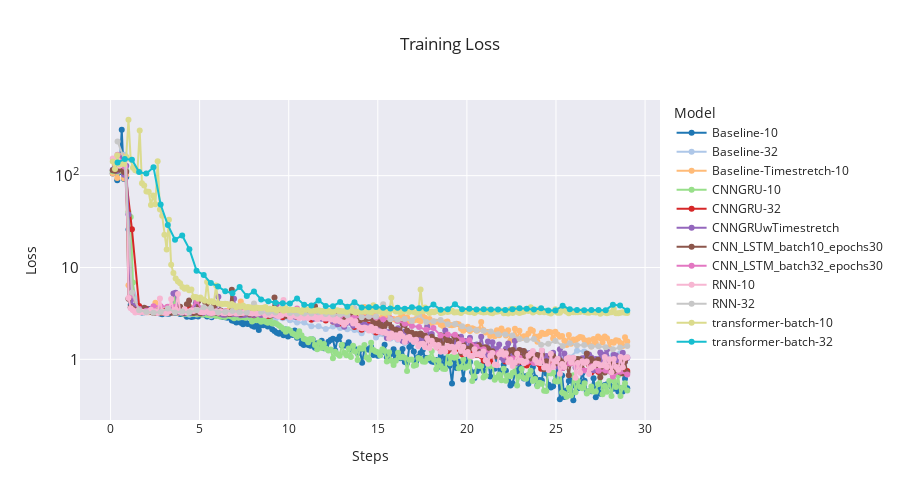

The code cell stored with this chart in its notebook:
### Code cell
import os
import plotly.graph_objects as go
from tensorboard.backend.event_processing import event_accumulator
import yaml
import re
import numpy as np

# root_dir = r"H:\My Drive\UCLA Winter 2025\ECE C247 Final Project\final-logs"
root_dir = r'/Users/emilytang/Library/CloudStorage/GoogleDrive-etangs@g.ucla.edu/My Drive/UCLA Winter 2025/ECE C247 Final Project/final-logs'

event_files = []
# Walk through the directory tree
for root, dirs, files in os.walk(root_dir):
    # Check if the directory contains 'lightning_logs'
    if 'lightning_logs' in dirs:
        lightning_log_dir = os.path.join(root, 'lightning_logs')

        # Walk through the 'lightning_logs' directory and get all event files
        for sub_root, sub_dirs, sub_files in os.walk(lightning_log_dir):
            for file in sub_files:
                # Filter event files (e.g., those that start with 'events.out.tfevents')
                if file.startswith('events.out.tfevents'):
                    event_files.append(os.path.join(sub_root, file))
event_files.sort()

import matplotlib.pyplot as plt
from pylab import *
colors = [matplotlib.colors.rgb2hex(c) for c in plt.cm.tab20(np.linspace(0,1,len(event_files)))]
fig = go.Figure()

yaml_files=[]
for c, log_dir in enumerate(event_files):
    rel_path = os.path.relpath(log_dir, root_dir)
    test_name = rel_path[:rel_path.find('/')]
    event_acc = event_accumulator.EventAccumulator(log_dir)
    event_acc.Reload()
    parent_directory = os.path.abspath(os.path.join(log_dir, '..', '..', '..', 'emg2qwerty.log'))

    with open(parent_directory, 'r') as file:
        content = file.read()
        yaml_content = "\n".join(re.findall(r"(?<=Config:)(.*?)(?=\[|\Z)", content, flags=re.DOTALL))
        log_dict = yaml.safe_load(yaml_content)
        train_transforms = '\n'.join([re.sub(r'\${(.*?)}', r'\1', item) for item in log_dict['transforms']['train']])
        batch_size = log_dict['batch_size']

    tags = event_acc.Tags()
    scalar_tags = tags.get("scalars", [])
    # try:
    if 'train/loss' in scalar_tags and 'val/CER' in scalar_tags:
        # Extract scalar data (replace 'loss' and 'accuracy' with the correct tag names if needed)
        losses = event_acc.Scalars('train/loss')  # Replace with your tag for loss
        val_CERs = event_acc.Scalars('val/CER')  # Replace with your tag for accuracy

        # Extract the x (step) and y (value) for plotting
        train_step = [event_acc.Scalars('epoch')[-1].value*e.step/losses[-1].step for e in losses]
        train_loss = [e.value for e in losses]

        epochs = event_acc.Scalars('epoch')
        val_CER = [e.value for e in val_CERs]
        epoch = [e.value for e in epochs]

        val_per_epoch = [val_CER[int(i)-1] for i in epoch]
        
        # Plot the loss curve
        fig.add_trace(
            go.Scatter(
                x=train_step,
                y=train_loss,
                mode='lines+markers',
                name=f'{test_name}',
                line=dict(color=colors[c]),
                hovertemplate=(
                    f'<b>{test_name}</b><br>'
                    'Epoch: %{x:i}<br>'
                    'train/loss: %{y}<br>'
                )
            )
        )
        yaml_files.append(yaml_content)
# Create layout with log scale for both y-axes
fig.update_layout(
    width=900,
    height=500,
    title="Training Loss",
    xaxis_title="Steps",
    yaxis=dict(
        title="Loss",
        type="log",
        exponentformat='power',
        title_font=dict(size=14),
        tickfont=dict(size=12),
        dtick=1
    ),
    legend_title="Model",
    template="seaborn",
    showlegend=True
)

fig.show()

### Figure 1 — Plotly figure (JSON) as saved in the notebook; plotly's stock layout.template omitted (floating-point values rounded to 4 significant figures; data arrays with more than 128 entries replaced by an {"elided": "..."} marker saying what was removed)
{"data": [{"hovertemplate": "<b>Baseline-10</b><br>Epoch: %{x:i}<br>train/loss: %{y}<br>", "line": {"color": "#1f77b4"}, "mode": "lines+markers", "name": "Baseline-10", "type": "scatter", "x": {"elided": "230 float values"}, "y": {"elided": "230 float values"}}, {"hovertemplate": "<b>Baseline-32</b><br>Epoch: %{x:i}<br>train/loss: %{y}<br>", "line": {"color": "#aec7e8"}, "mode": "lines+markers", "name": "Baseline-32", "type": "scatter", "x": [0.3948, 0.7977, 1.201, 1.604, 2.006, 2.409, 2.812, 3.215, 3.618, 4.021, 4.424, 4.827, 5.23, 5.632, 6.035, 6.438, 6.841, 7.244, 7.647, 8.05, 8.453, 8.856, 9.258, 9.661, 10.06, 10.47, 10.87, 11.27, 11.68, 12.08, 12.48, 12.88, 13.29, 13.69, 14.09, 14.5, 14.9, 15.3, 15.7, 16.11, 16.51, 16.91, 17.32, 17.72, 18.12, 18.52, 18.93, 19.33, 19.73, 20.14, 20.54, 20.94, 21.35, 21.75, 22.15, 22.55, 22.96, 23.36, 23.76, 24.17, 24.57, 24.97, 25.37, 25.78, 26.18, 26.58, 26.99, 27.39, 27.79, 28.19, 28.6, 29], "y": [110.0, 168.6, 6.802, 3.747, 3.388, 3.245, 3.193, 3.593, 3.31, 3.288, 3.065, 3.075, 3.116, 2.969, 3.129, 2.936, 2.941, 3.033, 2.858, 2.931, 2.823, 2.888, 2.769, 2.797, 2.661, 2.517, 2.516, 2.289, 2.288, 2.133, 2.28, 2.195, 2.126, 2.084, 1.919, 2.165, 1.726, 1.881, 1.689, 1.636, 1.498, 1.832, 1.672, 1.464, 1.534, 1.523, 1.368, 1.487, 1.498, 1.207, 1.131, 1.225, 1.324, 1.161, 1.064, 1.046, 1.079, 1.175, 1.064, 1.052, 1.012, 1.014, 1.049, 1.044, 1.237, 1.217, 0.9718, 1.006, 1.066, 1.118, 1.167, 1.052]}, {"hovertemplate": "<b>Baseline-Timestretch-10</b><br>Epoch: %{x:i}<br>train/loss: %{y}<br>", "line": {"color": "#ffbb78"}, "mode": "lines+markers", "name": "Baseline-Timestretch-10", "type": "scatter", "x": {"elided": "230 float values"}, "y": {"elided": "230 float values"}}, {"hovertemplate": "<b>CNNGRU-10</b><br>Epoch: %{x:i}<br>train/loss: %{y}<br>", "line": {"color": "#98df8a"}, "mode": "lines+markers", "name": "CNNGRU-10", "type": "scatter", "x": {"elided": "230 float values"}, "y": {"elided": "230 float values"}}, {"hovertemplate": "<b>CNNGRU-32</b><br>Epoch: %{x:i}<br>train/loss: %{y}<br>", "line": {"color": "#d62728"}, "mode": "lines+markers", "name": "CNNGRU-32", "type": "scatter", "x": [0.3948, 0.7977, 1.201, 1.604, 2.006, 2.409, 2.812, 3.215, 3.618, 4.021, 4.424, 4.827, 5.23, 5.632, 6.035, 6.438, 6.841, 7.244, 7.647, 8.05, 8.453, 8.856, 9.258, 9.661, 10.06, 10.47, 10.87, 11.27, 11.68, 12.08, 12.48, 12.88, 13.29, 13.69, 14.09, 14.5, 14.9, 15.3, 15.7, 16.11, 16.51, 16.91, 17.32, 17.72, 18.12, 18.52, 18.93, 19.33, 19.73, 20.14, 20.54, 20.94, 21.35, 21.75, 22.15, 22.55, 22.96, 23.36, 23.76, 24.17, 24.57, 24.97, 25.37, 25.78, 26.18, 26.58, 26.99, 27.39, 27.79, 28.19, 28.6, 29], "y": [146.8, 124.9, 26.05, 3.803, 3.548, 3.376, 3.31, 3.717, 3.362, 3.287, 3.592, 3.251, 3.23, 3.28, 3.247, 3.194, 3.183, 3.088, 3.126, 3.015, 3.068, 2.961, 3.017, 2.871, 3.147, 2.898, 2.985, 2.694, 2.801, 2.642, 2.589, 2.461, 2.609, 2.244, 2.1, 2.373, 1.965, 1.967, 1.883, 1.824, 1.7, 1.662, 1.633, 1.437, 1.581, 1.271, 1.23, 1.302, 1.137, 1.211, 1.124, 0.9651, 0.9513, 1.121, 0.9486, 1.031, 0.936, 0.8557, 0.9302, 0.7884, 0.9446, 0.9221, 0.8024, 0.9003, 0.8702, 0.9584, 0.7188, 0.7278, 0.8057, 0.7578, 0.8069, 0.7472]}, {"hovertemplate": "<b>CNNGRUwTimestretch</b><br>Epoch: %{x:i}<br>train/loss: %{y}<br>", "line": {"color": "#9467bd"}, "mode": "lines+markers", "name": "CNNGRUwTimestretch", "type": "scatter", "x": {"elided": "230 float values"}, "y": {"elided": "230 float values"}}, {"hovertemplate": "<b>CNN_LSTM_batch10_epochs30</b><br>Epoch: %{x:i}<br>train/loss: %{y}<br>", "line": {"color": "#8c564b"}, "mode": "lines+markers", "name": "CNN_LSTM_batch10_epochs30", "type": "scatter", "x": {"elided": "230 float values"}, "y": {"elided": "230 float values"}}, {"hovertemplate": "<b>CNN_LSTM_batch32_epochs30</b><br>Epoch: %{x:i}<br>train/loss: %{y}<br>", "line": {"color": "#e377c2"}, "mode": "lines+markers", "name": "CNN_LSTM_batch32_epochs30", "type": "scatter", "x": [0.3948, 0.7977, 1.201, 1.604, 2.006, 2.409, 2.812, 3.215, 3.618, 4.021, 4.424, 4.827, 5.23, 5.632, 6.035, 6.438, 6.841, 7.244, 7.647, 8.05, 8.453, 8.856, 9.258, 9.661, 10.06, 10.47, 10.87, 11.27, 11.68, 12.08, 12.48, 12.88, 13.29, 13.69, 14.09, 14.5, 14.9, 15.3, 15.7, 16.11, 16.51, 16.91, 17.32, 17.72, 18.12, 18.52, 18.93, 19.33, 19.73, 20.14, 20.54, 20.94, 21.35, 21.75, 22.15, 22.55, 22.96, 23.36, 23.76, 24.17, 24.57, 24.97, 25.37, 25.78, 26.18, 26.58, 26.99, 27.39, 27.79, 28.19, 28.6, 29], "y": [169.4, 125.0, 5.063, 3.521, 3.375, 3.772, 3.775, 3.729, 3.74, 3.296, 3.303, 4.327, 3.301, 3.226, 3.226, 3.33, 3.294, 3.591, 3.25, 3.195, 3.217, 3.135, 3.217, 3.119, 3.175, 3.572, 3.082, 3.062, 3.077, 3.009, 3.177, 2.948, 2.989, 2.869, 2.884, 2.937, 2.855, 2.735, 2.783, 2.615, 2.447, 2.309, 2.248, 2.095, 2.19, 1.818, 1.863, 1.856, 1.618, 1.61, 1.374, 1.284, 1.163, 1.169, 1.097, 1.019, 1.04, 0.9357, 0.9111, 0.9684, 0.8091, 0.9663, 0.8056, 0.8998, 0.843, 0.7579, 0.8377, 0.7512, 0.7562, 0.6494, 0.7325, 0.6851]}, {"hovertemplate": "<b>RNN-10</b><br>Epoch: %{x:i}<br>train/loss: %{y}<br>", "line": {"color": "#f7b6d2"}, "mode": "lines+markers", "name": "RNN-10", "type": "scatter", "x": {"elided": "230 float values"}, "y": {"elided": "230 float values"}}, {"hovertemplate": "<b>RNN-32</b><br>Epoch: %{x:i}<br>train/loss: %{y}<br>", "line": {"color": "#c7c7c7"}, "mode": "lines+markers", "name": "RNN-32", "type": "scatter", "x": [0.3948, 0.7977, 1.201, 1.604, 2.006, 2.409, 2.812, 3.215, 3.618, 4.021, 4.424, 4.827, 5.23, 5.632, 6.035, 6.438, 6.841, 7.244, 7.647, 8.05, 8.453, 8.856, 9.258, 9.661, 10.06, 10.47, 10.87, 11.27, 11.68, 12.08, 12.48, 12.88, 13.29, 13.69, 14.09, 14.5, 14.9, 15.3, 15.7, 16.11, 16.51, 16.91, 17.32, 17.72, 18.12, 18.52, 18.93, 19.33, 19.73, 20.14, 20.54, 20.94, 21.35, 21.75, 22.15, 22.55, 22.96, 23.36, 23.76, 24.17, 24.57, 24.97, 25.37, 25.78, 26.18, 26.58, 26.99, 27.39, 27.79, 28.19, 28.6, 29], "y": [236.0, 146.0, 5.34, 3.422, 3.271, 3.208, 3.27, 3.587, 3.236, 3.313, 3.246, 3.416, 3.688, 3.625, 3.256, 3.276, 3.352, 3.26, 3.229, 4.041, 3.275, 3.22, 3.243, 3.626, 3.186, 3.136, 3.159, 3.146, 3.253, 3.111, 3.069, 3.073, 3.02, 3.628, 2.875, 2.919, 2.922, 3.974, 2.726, 2.7, 2.746, 2.608, 3.055, 2.546, 2.59, 2.677, 2.407, 2.425, 2.292, 2.119, 2.078, 2.042, 2.005, 1.87, 1.869, 1.814, 1.663, 1.628, 1.664, 1.444, 1.481, 1.586, 1.398, 1.5, 1.425, 1.433, 1.379, 1.391, 1.351, 1.286, 1.346, 1.394]}, {"hovertemplate": "<b>transformer-batch-10</b><br>Epoch: %{x:i}<br>train/loss: %{y}<br>", "line": {"color": "#dbdb8d"}, "mode": "lines+markers", "name": "transformer-batch-10", "type": "scatter", "x": {"elided": "230 float values"}, "y": {"elided": "230 float values"}}, {"hovertemplate": "<b>transformer-batch-32</b><br>Epoch: %{x:i}<br>train/loss: %{y}<br>", "line": {"color": "#17becf"}, "mode": "lines+markers", "name": "transformer-batch-32", "type": "scatter", "x": [0.3948, 0.7977, 1.201, 1.604, 2.006, 2.409, 2.812, 3.215, 3.618, 4.021, 4.424, 4.827, 5.23, 5.632, 6.035, 6.438, 6.841, 7.244, 7.647, 8.05, 8.453, 8.856, 9.258, 9.661, 10.06, 10.47, 10.87, 11.27, 11.68, 12.08, 12.48, 12.88, 13.29, 13.69, 14.09, 14.5, 14.9, 15.3, 15.7, 16.11, 16.51, 16.91, 17.32, 17.72, 18.12, 18.52, 18.93, 19.33, 19.73, 20.14, 20.54, 20.94, 21.35, 21.75, 22.15, 22.55, 22.96, 23.36, 23.76, 24.17, 24.57, 24.97, 25.37, 25.78, 26.18, 26.58, 26.99, 27.39, 27.79, 28.19, 28.6, 29], "y": [139.1, 152.2, 148.9, 109.4, 105.3, 123.8, 48.45, 29.03, 20.09, 22.31, 15.85, 9.235, 8.258, 6.765, 6.222, 5.499, 5.241, 6.114, 4.879, 5.487, 4.484, 4.276, 4.126, 4.074, 4.064, 4.592, 3.929, 3.863, 4.364, 3.816, 3.787, 4.206, 3.737, 4.192, 3.666, 3.689, 3.718, 3.642, 3.569, 3.651, 3.558, 3.685, 3.607, 3.548, 3.942, 3.472, 3.502, 3.981, 3.518, 3.545, 3.49, 3.503, 3.486, 3.483, 3.453, 3.507, 3.588, 3.545, 3.477, 3.593, 3.407, 3.398, 3.834, 3.505, 3.444, 3.422, 3.451, 3.44, 3.433, 3.939, 3.847, 3.399]}], "layout": {"height": 500, "legend": {"title": {"text": "Model"}}, "showlegend": true, "title": {"text": "Training Loss"}, "width": 900, "xaxis": {"title": {"text": "Steps"}}, "yaxis": {"dtick": 1, "exponentformat": "power", "tickfont": {"size": 12}, "title": {"font": {"size": 14}, "text": "Loss"}, "type": "log"}}}
